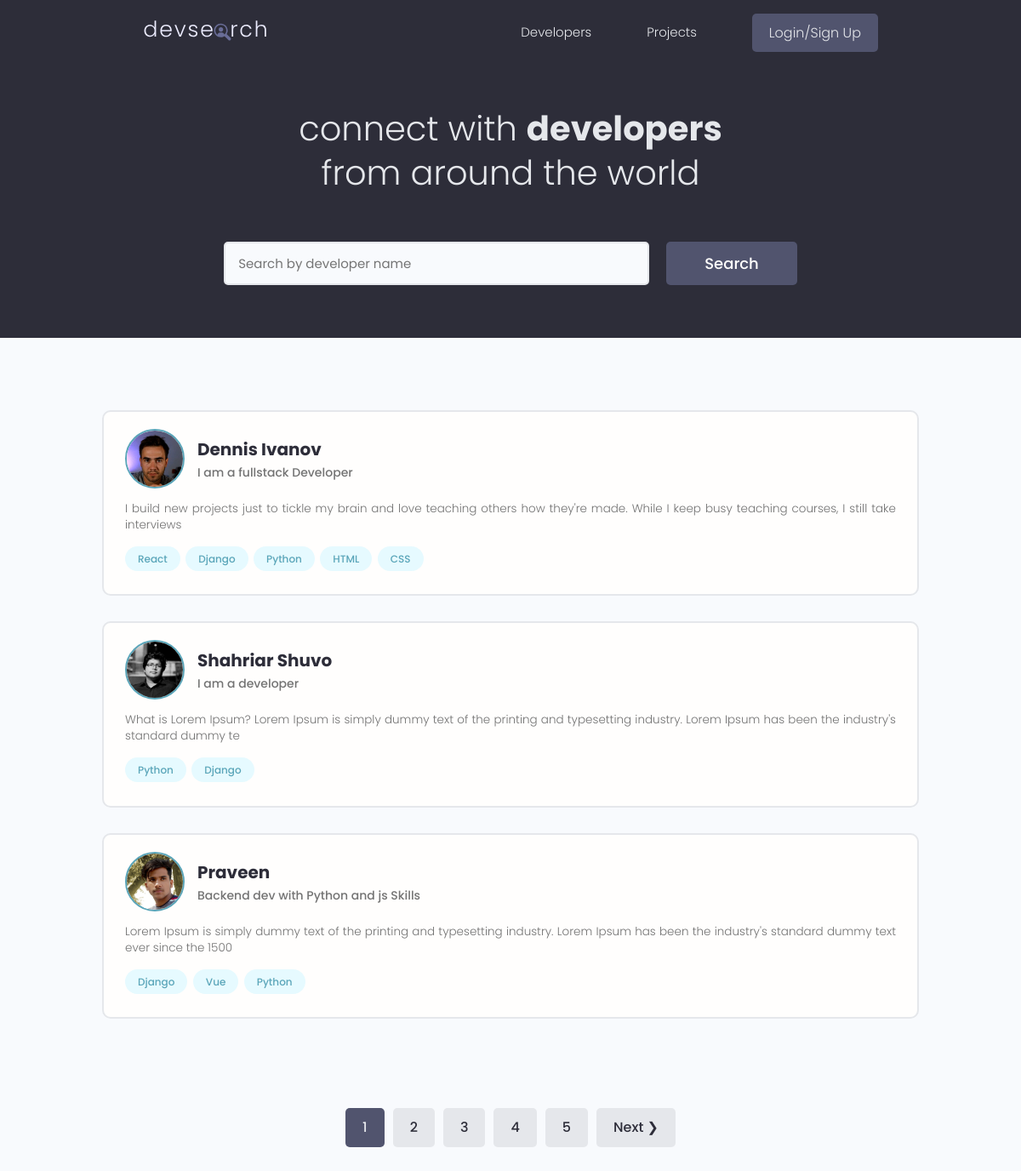
The page / on the database its author committed.
### users/models.py (models this page shows, shortened)
class Profile(models.Model):
    user = models.OneToOneField(
        User, on_delete=models.CASCADE, null=True, blank=True)
    name = models.CharField(max_length=200, blank=True, null=True)
    email = models.EmailField(max_length=500, blank=True, null=True)
    username = models.CharField(max_length=200, blank=True, null=True)
    location = models.CharField(max_length=200, blank=True, null=True)
    short_intro = models.CharField(max_length=200, blank=True, null=True)
    bio = models.TextField(blank=True, null=True)
    profile_image = models.ImageField(
        null=True, blank=True, upload_to='profiles/', default="profiles/user-default.png")
    social_github = models.CharField(max_length=200, blank=True, null=True)
    social_twitter = models.CharField(max_length=200, blank=True, null=True)
    social_linkedin = models.CharField(max_length=200, blank=True, null=True)
    social_youtube = models.CharField(max_length=200, blank=True, null=True)
    social_website = models.CharField(max_length=200, blank=True, null=True)
    created = models.DateTimeField(auto_now_add=True)
    id = models.UUIDField(default=uuid.uuid4, unique=True,
                          primary_key=True, editable=False)
    class Meta:
        ordering = ['created']
    @property
    def imageURL(self):
        try:
            url = self.profile_image.url
        except:
            url = ''
        return url

class Skill(models.Model):
    owner = models.ForeignKey(
        Profile, on_delete=models.CASCADE, null=True, blank=True)
    name = models.CharField(max_length=200, blank=True, null=True)
    description = models.TextField(null=True, blank=True)
    created = models.DateTimeField(auto_now_add=True)
    id = models.UUIDField(default=uuid.uuid4, unique=True,
                          primary_key=True, editable=False)
    def __str__(self):
        return str(self.name)

### users/views.py (the view)
# urls.py: path('', views.profiles, name="profiles"),
def profiles(request):
    profiles, search_query = searchProfiles(request)
    custom_range, profiles = paginateProfiles(request, profiles, 3)
    context = {'profiles': profiles, 'search_query': search_query,
               'custom_range': custom_range}
    return render(request, 'users/profiles.html', context)

### users/utils.py (called while the page is built)
def paginateProfiles(request, profiles, results):
    page = request.GET.get('page')
    paginator = Paginator(profiles, results)
    try:
        profiles = paginator.page(page)
    except PageNotAnInteger:
        page = 1
        profiles = paginator.page(page)
    except EmptyPage:
        page = paginator.num_pages
        profiles = paginator.page(page)
    leftIndex = (int(page) - 4)
    if leftIndex < 1:
        leftIndex = 1
    rightIndex = (int(page) + 5)
    if rightIndex > paginator.num_pages:
        rightIndex = paginator.num_pages + 1
    custom_range = range(leftIndex, rightIndex)
    return custom_range, profiles

def searchProfiles(request):
    search_query = ''
    if request.GET.get('search_query'):
        search_query = request.GET.get('search_query')
    skills = Skill.objects.filter(name__icontains=search_query)
    profiles = Profile.objects.distinct().filter(
        Q(name__icontains=search_query) |
        Q(short_intro__icontains=search_query) |
        Q(skill__in=skills)
    )
    return profiles, search_query

### users/templates/users/profiles.html (shortened to what this page needs)
{% extends 'main.html' %}
{% block content %}
<main class="home">
    <section class="hero-section text-center">
        <div class="container container--narrow">
            <div class="hero-section__box">
                <h2>CONNECT WITH <span>DEVELOPERS</span></h2>
                <h2>FROM AROUND THE WORLD</h2>
            </div>
            <div class="hero-section__search">
                <form id="searchForm" class="form" action="{% url 'profiles' %}" method="get">
                    <div class="form__field">
                        <input class="input input--text" id="formInput#search" type="text" name="search_query"
                            value="{{search_query}}" placeholder="Search by developer name" />
                    </div>
                    <input class="btn btn--sub btn--lg" type="submit" value="Search" />
                </form>
            </div>
        </div>
    </section>
    <section class="devlist">
        <div class="container">
            <div class="grid grid--nine">
                {% for profile in profiles %}
                <div class="column card">
                    <div class="dev">
                        <a href="{% url 'user-profile' profile.id %}" class="card__body">
                            <div class="dev__profile">
                                <img class="avatar avatar--md" src="{{ profile.imageURL }}" alt="image" />
                                <div class="dev__meta">
                                    <h3>{{profile.name}}</h3>
                                    <h5>{{profile.short_intro|slice:"60"}}</h5>
                                </div>
                            </div>
                            <p class="dev__info">{{profile.bio|slice:"150"}}</p>
                            <div class="dev__skills">
                                {% for skill in profile.skill_set.all|slice:"5" %}
                                <span class="tag tag--pill tag--main">
                                    <small>{{skill}}</small>
                                </span>
                                {% endfor %}
                            </div>
                        </a>
                    </div>
                </div>
                {% endfor %}
            </div>
        </div>
    </section>
    {% include 'pagination.html' with queryset=profiles custom_range=custom_range %}
</main>
{% endblock content %}

### static/styles/app.css (style rules this page uses)
:root { --color-sub: #2d2d39; }
.btn--sub { background-color: var(--color-sub-light); }
.card { border: 2px solid var(--color-light); }
img { width: 100%; }
.hero-section { height: 40vh; display: flex; align-items: center; background-color: var(--color-sub); }
.hero-section__box { margin-bottom: 4rem; }
.hero-section__box > h2, .hero-section__box > h2 > span { font-size: 4rem; color: var(--color-light); line-height: 1.3; text-transform: lowercase; }
.hero-section__box > h2 { font-weight: 300; }
.hero-section__box > h2 > span { font-weight: 700; }
.hero-section__search > .form { display: flex; align-items: center; justify-content: center; gap: 2rem; }
.hero-section__search > .form input.input--text { width: 50rem; }
.devlist { margin-top: 8rem; }
.devlist .grid { align-items: stretch; }
.devlist .dev .dev__profile { display: flex; align-items: center; gap: 1.5rem; }
.devlist .dev .dev__meta h3 { color: var(--color-sub); font-size: 2rem; font-weight: 700; }
.devlist .dev .dev__meta h5 { color: var(--color-text); font-size: 1.4rem; font-weight: 500; }
.devlist .dev .dev__info { margin: 1.5rem 0; font-size: 1.35rem; line-height: 1.4; text-align: justify; }

### static/uikit/styles/modules/_variables.css (style rules this page uses)
:root { --color-main: #5aa5b9; --color-main-light: #e6faff; --color-sub: #3f4156; --color-sub-light: #51546e; --color-sub-lighter: #ededfd; --color-text: #737373; --color-gray: #8b8b8b; --color-light: #e5e7eb; --color-light-gray: #767676; --color-bg: #f8fafd; --color-white: #fffefd; --color-white-light: #f3f3f3; --color-success: #359e64; --color-success-bg: #def8e8; --color-error: #fc4b0b; --color-error-bg: #fff2ee; --font-base: 'Poppins', arial, helvetica, 'Segoe UI', roboto, ubuntu, sans-serif; --font-monospace: 'Fira Code', 'Courier New', courier, monospace; --font-regular: 300; --font-medium: 500; --font-bold: 700; --generic-shadow: 1px 1px 5px #00000010; --generic-transition: all 0.3s ease-in-out; }

### static/uikit/styles/modules/_base.css (style rules this page uses)
* { margin: 0; padding: 0; box-sizing: border-box; text-rendering: optimizeLegibility; color: inherit; font-size: inherit; }
html { font-size: 50%; }
@media only screen and (min-width: 480px) { html { font-size: 56.25%; } }
@media only screen and (min-width: 1200px) { html { font-size: 62.5%; } }
body { line-height: 1.6; font-weight: 400; font-size: 1.5rem; color: var(--color-text); background-color: var(--color-bg); min-height: 100vh; }

### static/uikit/styles/modules/_typography.css (style rules this page uses)
* { font-family: var(--font-base); }
h2 { font-size: 3.6rem; font-weight: var(--font-bold); }
h3 { font-size: 3.2rem; font-weight: var(--font-medium); }
h5 { font-size: 2.4rem; font-weight: var(--font-medium); }
h5, h6 { font-weight: var(--font-regular); }
p, span, strong { font-size: 1.6rem; color: var(--color-text); font-weight: var(--font-regular); }
a { padding-bottom: 2px; text-decoration: none; display: inline-block; color: var(--color-main); font-weight: var(--font-medium); }

### static/uikit/styles/modules/_utilities.css (style rules this page uses)
.container { width: 92%; max-width: 165rem; margin: 0 auto; box-sizing: border-box; }
.container--narrow { width: 92%; max-width: 120rem; }
@media screen and (min-width: 1000px) { .container { width: 90%; } }
@media screen and (min-width: 1000px) { .container--narrow { width: 85%; } }
@media screen and (min-width: 1200px) { .container { width: 80%; } }
@media screen and (min-width: 1200px) { .container--narrow { width: 72%; } }
.text-center { text-align: center; }

### static/uikit/styles/modules/_avatar.css (style rules this page uses)
.avatar { border-radius: 50%; border: 2px solid var(--color-main); object-fit: cover; }
.avatar--md { height: 7rem; width: 7rem; }

### static/uikit/styles/modules/_button.css (style rules this page uses)
.btn { display: inline-block; position: relative; cursor: pointer; background-color: var(--color-light); font-weight: var(--font-medium); color: var(--color-sub); text-decoration: none; padding: 1rem 2rem; border-radius: 0.5rem; border: none; width: -webkit-fit-content; width: -moz-fit-content; width: fit-content; height: -webkit-fit-content; height: -moz-fit-content; height: fit-content; font-size: 1.6rem; outline-width: 0; outline-color: transparent; -webkit-backface-visibility: hidden; backface-visibility: hidden; transition: all 0.3s ease-in-out; }
.btn--sub { background-color: var(--color-sub); color: var(--color-white); }
.btn--lg { font-size: 1.8rem; padding: 1.2rem 4.5rem; }

### static/uikit/styles/modules/_card.css (style rules this page uses)
.card { border-radius: 1rem; background-color: var(--color-white); border: 1.5px solid var(--color-light); width: auto; height: auto; margin-top: 0.5rem; margin-bottom: 0.5rem; overflow: hidden; }
.card__body, .card__header { padding: 2rem 2.5rem; }

### rows shown on the page
Profile: imageURL (picture), name "Dennis Ivanov", short_intro "I am a fullstack Developer", bio "I build new projects just to tickle my brain and love teaching others how they're made. While I keep busy teaching courses, I still take interviews"
Skill: name "React"
Skill: name "Django"
Skill: name "Python"
Skill: name "HTML"
Skill: name "CSS"
Profile: imageURL (picture), name "Shahriar Shuvo", short_intro "I am a developer", bio "What is Lorem Ipsum? Lorem Ipsum is simply dummy text of the printing and typesetting industry. Lorem Ipsum has been the industry's standard dummy te"
Skill: name "Python"
Skill: name "Django"
Profile: imageURL (picture), name "Praveen", short_intro "Backend dev with Python and js Skills", bio "Lorem Ipsum is simply dummy text of the printing and typesetting industry. Lorem Ipsum has been the industry's standard dummy text ever since the 1500"
Skill: name "Django"
Skill: name "Vue"
Skill: name "Python"

### other values the page prints
{{ page }} "1"
{{ page }} "2" "3" "4" "5"
